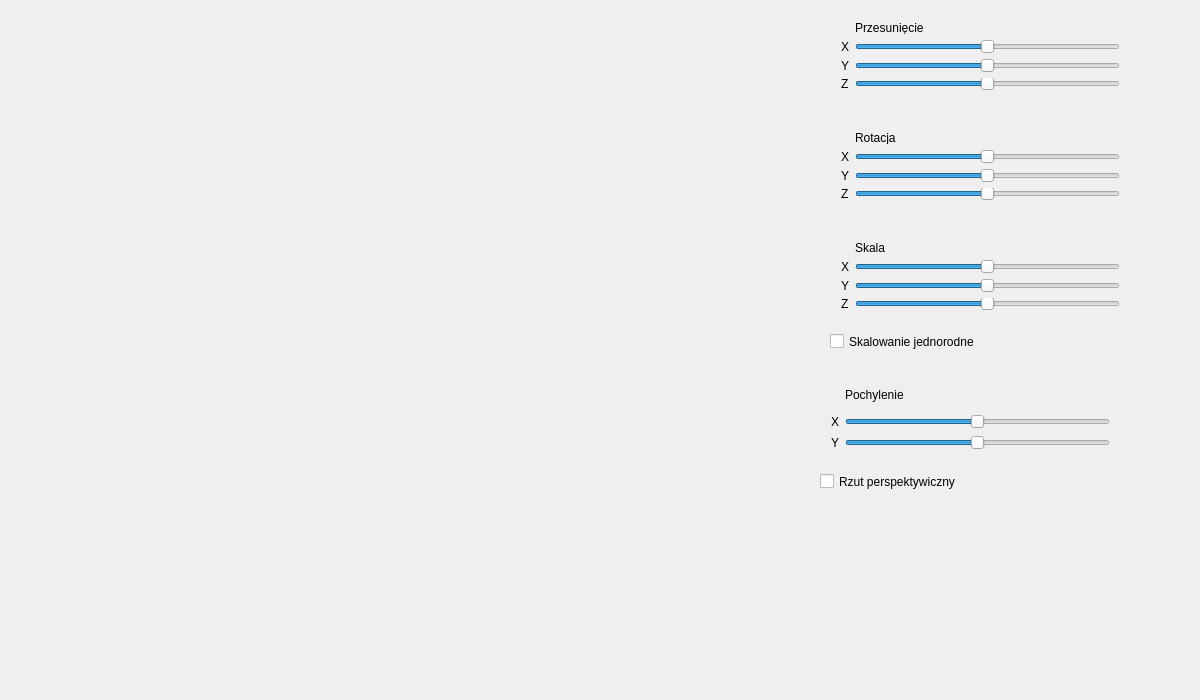
<?xml version="1.0" encoding="UTF-8"?>
<ui version="4.0">
 <class>MainWindow</class>
 <widget class="QMainWindow" name="MainWindow">
  <property name="geometry">
   <rect>
    <x>0</x>
    <y>0</y>
    <width>1200</width>
    <height>700</height>
   </rect>
  </property>
  <property name="windowTitle">
   <string>MainWindow</string>
  </property>
  <widget class="QWidget" name="centralWidget">
   <widget class="MyWidget" name="widget" native="true">
    <property name="geometry">
     <rect>
      <x>10</x>
      <y>10</y>
      <width>800</width>
      <height>680</height>
     </rect>
    </property>
   </widget>
   <widget class="QWidget" name="layoutWidget">
    <property name="geometry">
     <rect>
      <x>830</x>
      <y>120</y>
      <width>301</width>
      <height>91</height>
     </rect>
    </property>
    <layout class="QGridLayout" name="rotationGrid">
     <item row="0" column="1">
      <widget class="QLabel" name="label_5">
       <property name="text">
        <string>Rotacja</string>
       </property>
      </widget>
     </item>
     <item row="1" column="0">
      <widget class="QLabel" name="label_6">
       <property name="text">
        <string>X</string>
       </property>
      </widget>
     </item>
     <item row="1" column="1">
      <widget class="QSlider" name="xRotationSlider">
       <property name="minimum">
        <number>-360</number>
       </property>
       <property name="maximum">
        <number>360</number>
       </property>
       <property name="orientation">
        <enum>Qt::Horizontal</enum>
       </property>
      </widget>
     </item>
     <item row="2" column="0">
      <widget class="QLabel" name="label_7">
       <property name="text">
        <string>Y</string>
       </property>
      </widget>
     </item>
     <item row="2" column="1">
      <widget class="QSlider" name="yRotationSlider">
       <property name="minimum">
        <number>-360</number>
       </property>
       <property name="maximum">
        <number>360</number>
       </property>
       <property name="orientation">
        <enum>Qt::Horizontal</enum>
       </property>
      </widget>
     </item>
     <item row="3" column="0">
      <widget class="QLabel" name="label_8">
       <property name="text">
        <string>Z</string>
       </property>
      </widget>
     </item>
     <item row="3" column="1">
      <widget class="QSlider" name="zRotationSlider">
       <property name="minimum">
        <number>-360</number>
       </property>
       <property name="maximum">
        <number>360</number>
       </property>
       <property name="orientation">
        <enum>Qt::Horizontal</enum>
       </property>
      </widget>
     </item>
    </layout>
   </widget>
   <widget class="QWidget" name="layoutWidget_2">
    <property name="geometry">
     <rect>
      <x>830</x>
      <y>230</y>
      <width>301</width>
      <height>91</height>
     </rect>
    </property>
    <layout class="QGridLayout" name="scaleGrid">
     <item row="0" column="1">
      <widget class="QLabel" name="label_9">
       <property name="text">
        <string>Skala</string>
       </property>
      </widget>
     </item>
     <item row="1" column="0">
      <widget class="QLabel" name="label_10">
       <property name="text">
        <string>X</string>
       </property>
      </widget>
     </item>
     <item row="1" column="1">
      <widget class="QSlider" name="xScaleSlider">
       <property name="maximum">
        <number>200</number>
       </property>
       <property name="value">
        <number>100</number>
       </property>
       <property name="orientation">
        <enum>Qt::Horizontal</enum>
       </property>
      </widget>
     </item>
     <item row="2" column="0">
      <widget class="QLabel" name="label_11">
       <property name="text">
        <string>Y</string>
       </property>
      </widget>
     </item>
     <item row="2" column="1">
      <widget class="QSlider" name="yScaleSlider">
       <property name="maximum">
        <number>200</number>
       </property>
       <property name="value">
        <number>100</number>
       </property>
       <property name="orientation">
        <enum>Qt::Horizontal</enum>
       </property>
      </widget>
     </item>
     <item row="3" column="0">
      <widget class="QLabel" name="label_12">
       <property name="text">
        <string>Z</string>
       </property>
      </widget>
     </item>
     <item row="3" column="1">
      <widget class="QSlider" name="zScaleSlider">
       <property name="maximum">
        <number>200</number>
       </property>
       <property name="value">
        <number>100</number>
       </property>
       <property name="orientation">
        <enum>Qt::Horizontal</enum>
       </property>
      </widget>
     </item>
    </layout>
   </widget>
   <widget class="QCheckBox" name="isScalablyHomogeneous">
    <property name="geometry">
     <rect>
      <x>830</x>
      <y>330</y>
      <width>191</width>
      <height>23</height>
     </rect>
    </property>
    <property name="text">
     <string>Skalowanie jednorodne</string>
    </property>
   </widget>
   <widget class="QWidget" name="layoutWidget_3">
    <property name="geometry">
     <rect>
      <x>820</x>
      <y>370</y>
      <width>301</width>
      <height>91</height>
     </rect>
    </property>
    <layout class="QGridLayout" name="sheeringGrid">
     <item row="1" column="1">
      <widget class="QSlider" name="xSheeringSlider">
       <property name="minimum">
        <number>-100</number>
       </property>
       <property name="maximum">
        <number>100</number>
       </property>
       <property name="orientation">
        <enum>Qt::Horizontal</enum>
       </property>
      </widget>
     </item>
     <item row="2" column="1">
      <widget class="QSlider" name="ySheeringSlider">
       <property name="minimum">
        <number>-100</number>
       </property>
       <property name="maximum">
        <number>100</number>
       </property>
       <property name="orientation">
        <enum>Qt::Horizontal</enum>
       </property>
      </widget>
     </item>
     <item row="1" column="0">
      <widget class="QLabel" name="label_14">
       <property name="text">
        <string>X</string>
       </property>
      </widget>
     </item>
     <item row="0" column="1">
      <widget class="QLabel" name="label_13">
       <property name="text">
        <string>Pochylenie</string>
       </property>
      </widget>
     </item>
     <item row="2" column="0">
      <widget class="QLabel" name="label_15">
       <property name="text">
        <string>Y</string>
       </property>
      </widget>
     </item>
    </layout>
   </widget>
   <widget class="QWidget" name="layoutWidget">
    <property name="geometry">
     <rect>
      <x>830</x>
      <y>10</y>
      <width>301</width>
      <height>91</height>
     </rect>
    </property>
    <layout class="QGridLayout" name="transactionGrid">
     <item row="0" column="1">
      <widget class="QLabel" name="label">
       <property name="text">
        <string>Przesunięcie</string>
       </property>
      </widget>
     </item>
     <item row="1" column="0">
      <widget class="QLabel" name="label_2">
       <property name="text">
        <string>X</string>
       </property>
      </widget>
     </item>
     <item row="1" column="1">
      <widget class="QSlider" name="xTransactionSlider">
       <property name="minimum">
        <number>-200</number>
       </property>
       <property name="maximum">
        <number>200</number>
       </property>
       <property name="orientation">
        <enum>Qt::Horizontal</enum>
       </property>
      </widget>
     </item>
     <item row="2" column="0">
      <widget class="QLabel" name="label_4">
       <property name="text">
        <string>Y</string>
       </property>
      </widget>
     </item>
     <item row="2" column="1">
      <widget class="QSlider" name="yTransactionSlider">
       <property name="minimum">
        <number>-200</number>
       </property>
       <property name="maximum">
        <number>200</number>
       </property>
       <property name="orientation">
        <enum>Qt::Horizontal</enum>
       </property>
      </widget>
     </item>
     <item row="3" column="0">
      <widget class="QLabel" name="label_3">
       <property name="text">
        <string>Z</string>
       </property>
      </widget>
     </item>
     <item row="3" column="1">
      <widget class="QSlider" name="zTransactionSlider">
       <property name="minimum">
        <number>-200</number>
       </property>
       <property name="maximum">
        <number>200</number>
       </property>
       <property name="orientation">
        <enum>Qt::Horizontal</enum>
       </property>
      </widget>
     </item>
    </layout>
   </widget>
   <widget class="QCheckBox" name="perspectiveCheckBox">
    <property name="geometry">
     <rect>
      <x>820</x>
      <y>470</y>
      <width>171</width>
      <height>23</height>
     </rect>
    </property>
    <property name="text">
     <string>Rzut perspektywiczny</string>
    </property>
   </widget>
  </widget>
 </widget>
 <layoutdefault spacing="6" margin="11"/>
 <customwidgets>
  <customwidget>
   <class>MyWidget</class>
   <extends>QWidget</extends>
   <header>mywidget.h</header>
   <container>1</container>
  </customwidget>
 </customwidgets>
 <resources/>
 <connections/>
</ui>
